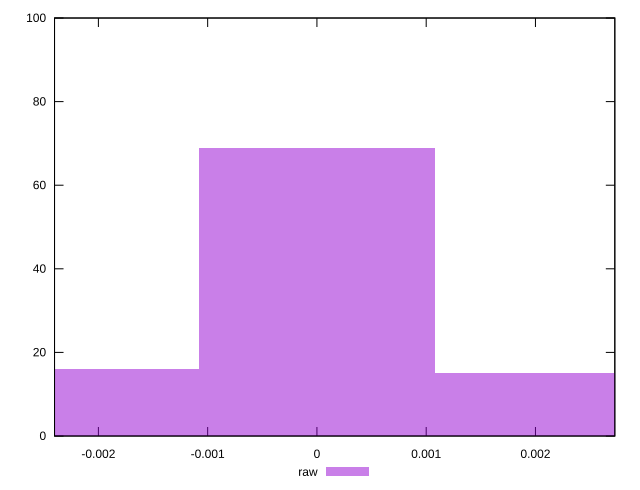

Source code (gnuplot):
reset

$raw <<EOF
0.002153297062010275 15
-0.002153297062010275 16
0 69
EOF

set key outside below
set boxwidth 0.002153297062010275
set xrange [-0.002401458469591224:0.0027264234817201104]
set yrange [0:100]
set trange [0:100]
set style fill transparent solid 0.5 noborder
set terminal svg size 640, 490 enhanced background rgb 'white'
set output "reprap/meta/pScore-difference/samples/pages/raw/histogram.svg"

plot $raw title "raw" with boxes

reset
